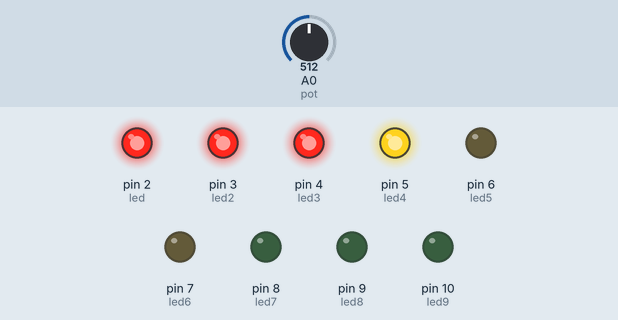
This sketch was run on a simulated Arduino Uno, built with avr-gcc and run on an emulated ATmega328P. Shown: output pins drawn as LEDs (lit = HIGH). The inputs (shaded band) are chosen by the test bench; at power-on: A0 (pot) = 512.

Above: at 1.2 s.
1.3 s: A0 (pot) set to 553
2.8 s: A0 (pot) set to 582
At 4.0 s:
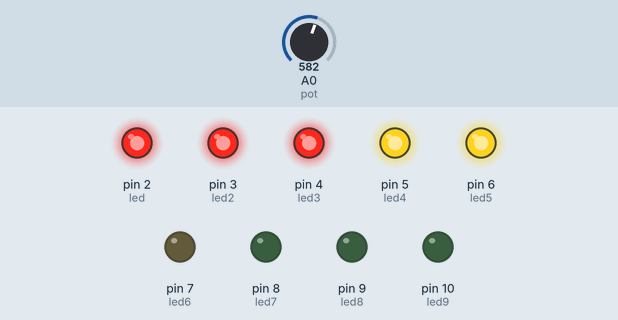
4.3 s: A0 (pot) set to 716
At 5.3 s:
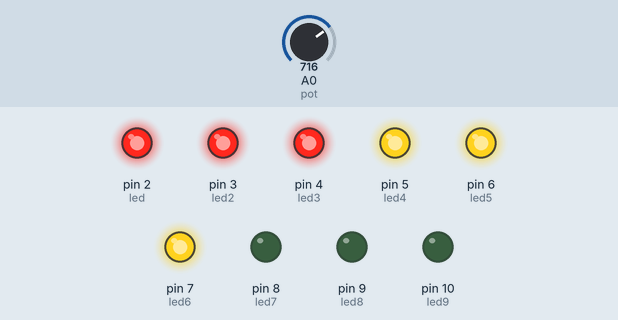
5.8 s: A0 (pot) set to 787
7.3 s: A0 (pot) set to 814
At 7.6 s:
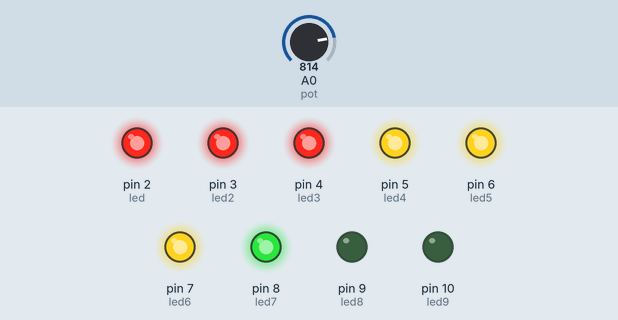
8.8 s: A0 (pot) set to 511
At 9.9 s:
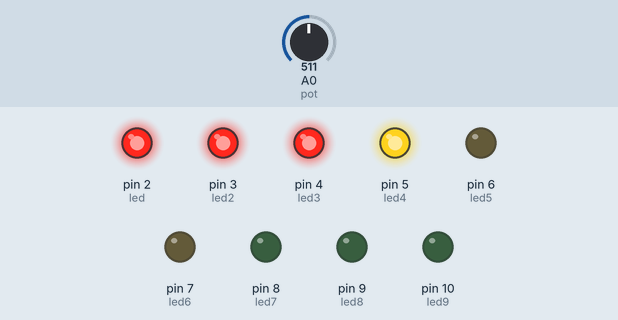
Timing chart, 0 to 11.3 s (numbered marks = the images above; inputs shaded):
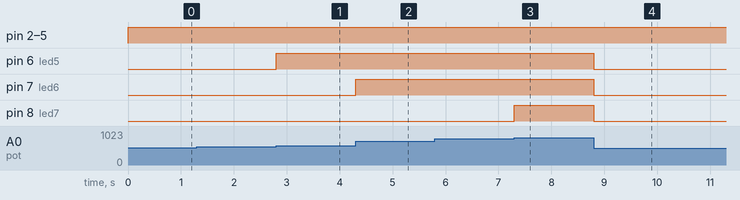

Measured:
- the behaviour switches between 569 and 570 on A0 (pot) (found by bisection; images 0 and 1)
- the behaviour switches between 798 and 799 on A0 (pot) (found by bisection; images 2 and 3)
- after the input at 1.3 s, every drawn part: stays the same
- after the input at 2.8 s, pin 6 (led5): LOW → HIGH at once
- after the input at 4.3 s, pin 7 (led6): LOW → HIGH at once
- after the input at 5.8 s, every drawn part: stays the same
- after the input at 7.3 s, pin 8 (led7): LOW → HIGH at once
- after the input at 8.8 s, pin 6 (led5), pin 7 (led6), pin 8 (led7): HIGH → LOW at once

The sketch:

sketch.ino
```cpp
int led  = 2; // Definindo que o LED Vermelho 1 está na porta digital 2
int led2 = 3; // Definindo que o LED Vermelho 2 está na porta digital 3
int led3 = 4; // Definindo que o LED Vermelho 3 está na porta digital 4
int led4 = 5; // Definindo que o LED Amarelo 1 está na porta digital 5
int led5 = 6; // Definindo que o LED Amarelo 2 está na porta digital 6
int led6 = 7; // Definindo que o LED Amarelo 3 está na porta digital 7
int led7 = 8; // Definindo que o LED Verde 1 está na porta digital 8
int led8 = 9; // Definindo que o LED Verde 2 está na porta digital 9
int led9 = 10; // Definindo que o LED Verde 3 está na porta digital 10

int pot = A0; // Definindo que o Potenciômetro está na porta analógica A0

int valorpot = 0; // Variável que armazena o valor da leitura do potenciômetro

void setup(){ // Inicia o void setup

  // Definindo os LEDs como Saídas

  pinMode(led, OUTPUT);
  pinMode(led2, OUTPUT);
  pinMode(led3, OUTPUT);
  pinMode(led4, OUTPUT);
  pinMode(led5, OUTPUT);
  pinMode(led6, OUTPUT);
  pinMode(led7, OUTPUT);
  pinMode(led8, OUTPUT);
  pinMode(led9, OUTPUT);

  // Defininindo o Potenciômetro como Entrada

  pinMode(pot, INPUT);
}

void loop(){ // incia o void loop

valorpot = analogRead(pot); // Faz a leitura analógica da porta em que o potenciômetro esta conectado

valorpot = map(valorpot,0,1023,0,255); // transformando uma escala de 0-1023 em uma escala 0 a 255

  // Vamos dividir 255 pela quantidade de LEDs que temos, ou seja 9.

  if (valorpot >= 28.3 ){ // Se o valor do potenciômetro for maior ou igual a 28.3

    digitalWrite(led, HIGH); // O primeiro LED se acende

  } else { // Se não

    digitalWrite(led, LOW); // O primeiro LED permance apagado
  }

  if (valorpot >= 56.6 ){ // Se o valor do potenciômetro for maior ou igual a 56.6

    digitalWrite(led2, HIGH); // O primeiro LED se acende

  } else { // Se não

    digitalWrite(led2, LOW); // O segundo LED permanece apagado
  }

  if (valorpot >= 84.9 ){ // Se o valor do potenciômetro for maior ou igual a 84.9

    digitalWrite(led3, HIGH); // O terceiro LED se acende

  } else { // Se não

      digitalWrite(led3, LOW); // O terceiro LED permanece apagado
  }

  if (valorpot >= 113.2 ){ // Se o valor do potenciômetro for maior ou igual a 113.2

    digitalWrite(led4, HIGH); // O quarto LED se acende

  } else { // Se não

    digitalWrite(led4, LOW); // O quarto LED permenece apagado

  }

  if (valorpot >= 141.5 ){ // Se o valor do potenciômetro for maior ou igual a 141.5

    digitalWrite(led5, HIGH); // O quinto LED se acende

  } else { // Se não

    digitalWrite(led5, LOW); // O quinto LED permanece apagado
  }

  if (valorpot >= 168.8 ){ // Se o valor do potenciômetro for maior ou igual a 168.8

    digitalWrite(led6, HIGH); // O sexto LED se acende

  } else { // Se não

    digitalWrite(led6, LOW); // O sexto LED permanece apagado
  }

  if (valorpot >= 198.1 ){ // Se o valor do potenciômetro for maior ou igual a 198.1

    digitalWrite(led7, HIGH); // O sétimo LED se acende
     } else { // Se não

    digitalWrite(led7, LOW); // O sétimo LED permanece apagado
  }

  if (valorpot >= 226.4 ){ // Se o valor do potenciômetro for maior ou igual a 226.4

    digitalWrite(led8, HIGH); // O oitavo LED se acende

  } else { // Se não

    digitalWrite(led8, LOW); // O oitavo LED permanece apagado
  }

  if (valorpot >= 255 ){ // Se o valor do potenciômetro for maior ou igual a 255

    digitalWrite(led9, HIGH); // O nono LED se acende

  } else { // Se não

    digitalWrite(led9, LOW); // O nono LED permanece apagado

}
}

 
```
